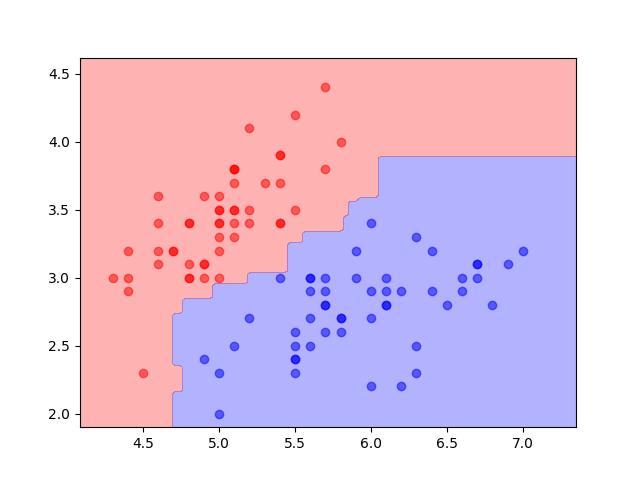

This chart was generated by the following Python code:
import numpy as np
import matplotlib.pyplot as plt
from sklearn.datasets import load_iris
from sklearn.ensemble import RandomForestClassifier
from sklearn.model_selection import train_test_split

iris=load_iris()
X_iris, Y_iris=iris.data, iris.target

"""
X_iris [Длина чашелистника, Ширина чашелистника, Длина лепестка, Ширина лепестка]
Y_iris [0 - Ирис щетинистый, 1 - Ирис разноцветный, 2 - Ирис виргинский]
"""

X_filtered=X_iris[Y_iris!=2][:, 0:2]
Y_filtered=Y_iris[Y_iris!=2]

X_train, X_test, Y_train, Y_test=train_test_split(
    X_filtered, Y_filtered, test_size=0.3, random_state=0
)

model=RandomForestClassifier()
model.fit(X_train, Y_train)
y_pred=model.predict(X_test)

xx, yy=np.meshgrid(
    np.linspace(X_filtered[:, 0].min()*0.95, X_filtered[:, 0].max()*1.05, 100),
    np.linspace(X_filtered[:, 1].min()*0.95, X_filtered[:, 1].max()*1.05, 100),
)

x_0=X_filtered[Y_filtered==0][:,0]
y_0=X_filtered[Y_filtered==0][:,1]
x_1=X_filtered[Y_filtered==1][:,0]
y_1=X_filtered[Y_filtered==1][:,1]

Z = model.predict(np.c_[xx.ravel(), yy.ravel()]).reshape(xx.shape)

plt.contourf(xx, yy, Z, alpha=0.3, levels=[-0.5, 0.5, 1.5], colors=['red', 'blue'])
plt.scatter(x_0, y_0, color="red", alpha=0.5)
plt.scatter(x_1, y_1, color="blue", alpha=0.5)
plt.savefig("RFC.jpg")
